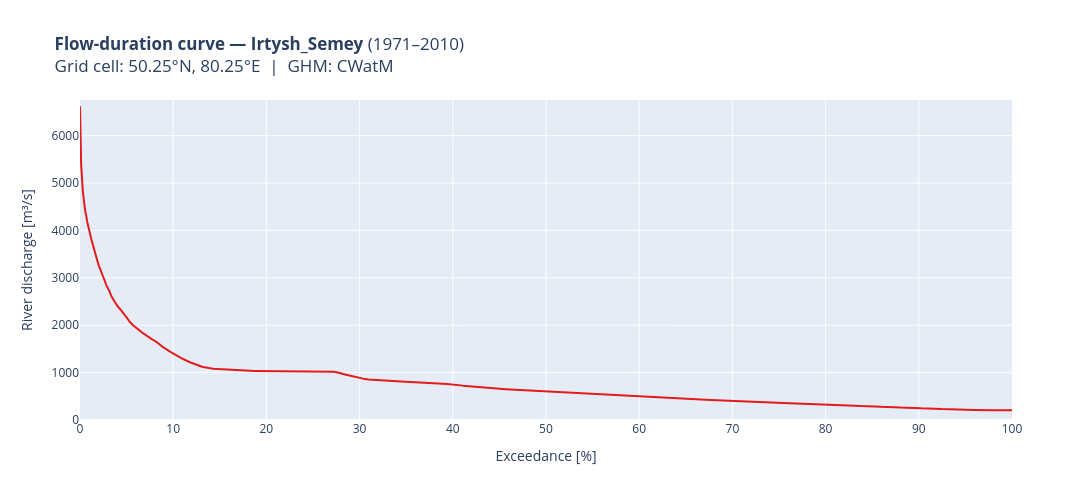

Notebook source saved alongside this figure:
### Markdown cell above
## Part 2 — Flow-duration curve

Direct parallel to the original CLIMAAX workflow.  Using the full historical
period (1971–2010, 40 years) rather than just 1991–2005 for more robust
statistics — the original recommends at least 15 years.

The original workflow uses this curve to compare modelled vs GRDC observed
discharge.  If GRDC data for Kazakhstan stations is available (Irtysh, Ural,
Syr Darya gauges are registered), the GRDC validation logic from notebook 3
of the original CLIMAAX workflow is directly portable — just substitute the
GRDC station file path.

### Code cell
fig = go.Figure()
for ii, gcm in enumerate(da_hist.gcm.values):
    vals = da_hist.sel(gcm=gcm).values
    vals = vals[~np.isnan(vals)]
    sorted_desc = np.sort(vals)[::-1]
    exc_pct = np.arange(1, len(sorted_desc) + 1) / len(sorted_desc) * 100
    fig.add_trace(go.Scatter(
        x=exc_pct, y=sorted_desc,
        mode='lines',
        name=gcm,
        line={'color': colorlist[ii % len(colorlist)]},
    ))

fig.update_yaxes(range=[0, float(da_hist.max()) * 1.02])
fig.update_layout(
    height=500, width=1100,
    title_text=(
        f'<b>Flow-duration curve — {loc_name}</b> (1971–2010)<br>'
        f'Grid cell: {lat_coord:.2f}°N, {lon_coord:.2f}°E  |  GHM: {GHM}'
    ),
    yaxis_title='River discharge [m³/s]',
    xaxis_title='Exceedance [%]',
    legend_title='GCM',
    legend={'x': 0.75, 'y': 0.95},
)
fig.show()
fig.write_image(plot_dir / f'{loc_name}_flow_duration_curve.png')

### Figure 1 — Plotly figure (JSON) as saved in the notebook; plotly's stock layout.template omitted (floating-point values rounded to 4 significant figures; data arrays with more than 128 entries replaced by an {"elided": "..."} marker saying what was removed)
{"data": [{"line": {"color": "rgb(228,26,28)"}, "mode": "lines", "name": "GFDL-ESM4", "type": "scatter", "x": {"elided": "14610 float values"}, "y": {"elided": "14610 float values"}}], "layout": {"height": 500, "legend": {"title": {"text": "GCM"}, "x": 0.75, "y": 0.95}, "title": {"text": "<b>Flow-duration curve — Irtysh_Semey</b> (1971–2010)<br>Grid cell: 50.25°N, 80.25°E  |  GHM: CWatM"}, "width": 1100, "xaxis": {"title": {"text": "Exceedance [%]"}}, "yaxis": {"range": [0, 6751.0], "title": {"text": "River discharge [m³/s]"}}}}
